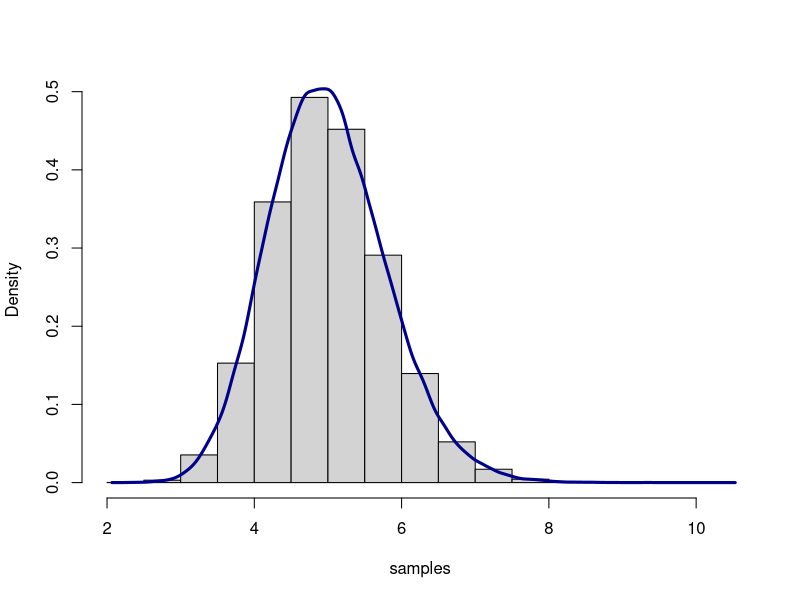

The R source for this figure:
arg = commandArgs(TRUE)
samples = rep(NA, 100000)
for ( i in 1:100000 ){ samples[i] = mean(rexp(40, 0.2)) }
jpeg(paste('plots/', arg, '.jpg', sep=""))
hist(samples, main="", prob=T, color="darkred")
lines(density(samples), col="darkblue", lwd=3)
dev.off()
